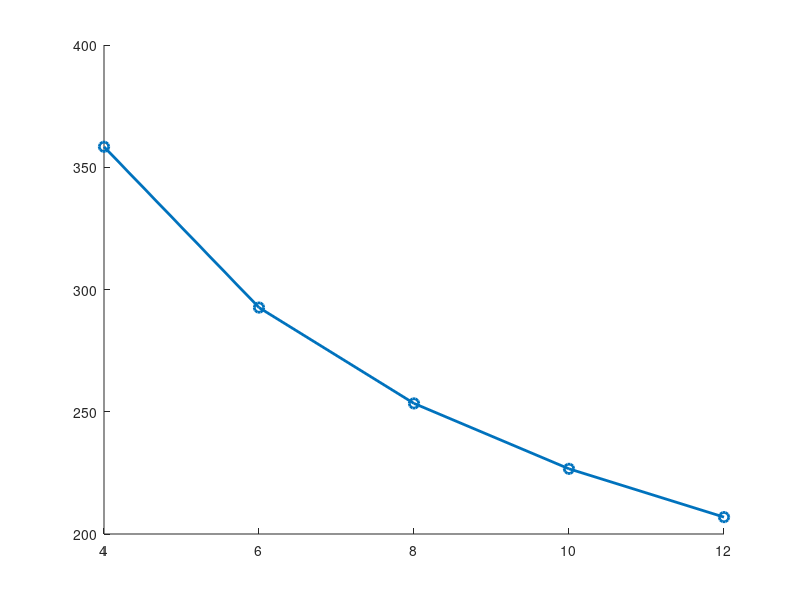

Reproduce this figure in MATLAB. (Note: this script raises an error after producing the figure.)
% === Fixed parameters from horizontal fit ===
delta = 0.018;
s     = 0.047;
CT    = 0.0012841;
k     = 0.11;
Sfp   = 0.022797;
v0    = 6;          % mean induced velocity offset
m     = 3;          % kg
W     = m*9.81;     % N
rho   = 1.225;
A     = 0.385;      % rotor disc area (per rotor)

% Rotor counts to sweep
n_values = [4 6 8 10 12];

% Horizontal speeds to evaluate
Vx_values = 0:2:10;   % 0,2,4,6,8,10 m/s

% Marker styles for each speed
markers = {'o','s','d','^','+','*'};
colors  = lines(length(Vx_values));

% Proposed horizontal flight model function
powerModelHor = @(n,V) ...
    (delta*s/(8*sqrt(rho*n*A))) .* (W/CT).^(3/2) ...
    + (3*delta*s/8) .* sqrt((W*rho*n*A)/CT) .* V.^2 ...
    + (1+k) .* W.^(3/2) ./ sqrt(2*rho*n*A) .* ...
    sqrt( sqrt(1 + (V.^4)./(4*v0.^4)) - (V.^2)./(2*v0.^2) ) ...
    + (n/2).*Sfp.*rho.*V.^3;

% Plot Power vs Rotor Count for each horizontal speed
figure; hold on;
for j = 1:length(Vx_values)
    V = Vx_values(j);
    P = arrayfun(@(n) powerModelHor(n,V), n_values);
    plot(n_values, P, ['-' markers{j}], ...
        'Color',colors(j,:),'LineWidth',2,'MarkerSize',7);

    % Percentage change from n=4 to n=12
    P4  = powerModelHor(4,V);
    P12 = powerModelHor(12,V);
    percChange = ((P12 - P4)/P4)*100;
    fprintf('Vx = %.1f m/s: Power change from n=4 to n=12 = %.2f %% (%s)\n', ...
        V, percChange, ternary(percChange>=0,'increase','decrease'));
end

xlabel('Number of Rotors');
ylabel('Power Consumption (W)');
title('Proposed Horizontal Flight Model: Power vs Rotor Count');
legend(arrayfun(@(v) sprintf('V_x = %.1f m/s',v), Vx_values,'UniformOutput',false), ...
    'Location','northeast');
xlim([4 12]); ylim([150 500]); grid on;

% Helper inline function
function out = ternary(cond,trueStr,falseStr)
if cond, out = trueStr; else, out = falseStr; end
end
